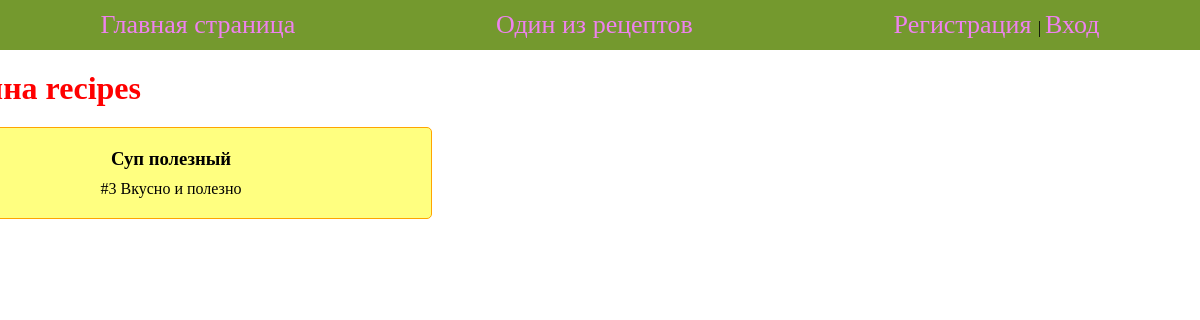
Before: /author_recipes/1/ with the older database file.
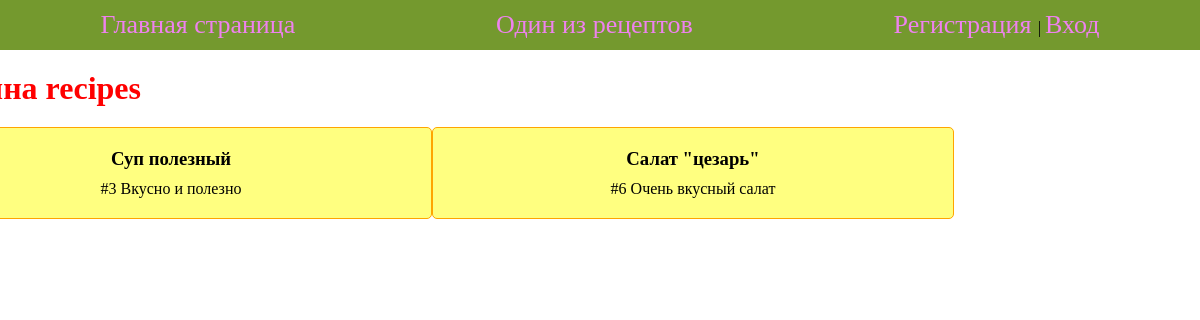
After: the same page with the newer database file.
### cookapp/models.py (models this page shows, shortened)
class RecipeModel(models.Model):
    title = models.CharField(max_length=200)
    description = models.TextField()
    steps = models.TextField()
    time = models.CharField(max_length=20)
    image = models.ImageField()
    author = models.ForeignKey(User, blank=True, null=True, on_delete=models.CASCADE)
    cathegories = models.ManyToManyField(CathegoryModel, default='new')

### cookapp/views.py (the view)
# urls.py: path('author_recipes/<int:author_id>/', author_recipes, name='author_recipes'),
def author_recipes(request, author_id):
    author = get_object_or_404(User, pk=author_id)
    recipes = RecipeModel.objects.filter(author=author)
    context = {'type':author, 'recipes':recipes}
    return render(request, 'recipe_page.html', context)

### cookapp/templates/recipe_page.html
{% extends 'base.html' %}
{% block content %}
<h1 class="title"> {{type}} recipes</h1>
<div class="recipes_block">
    {% for recipe in recipes %}
        <div class="recipe_card">
            <h3>{{recipe.title}}</h3>
            <p>#{{recipe.pk}} {{recipe.description}} </p>
        </div>
    {% endfor %}
</div>
{% endblock %}

### cookapp/templates/base.html (shortened to what this page needs)
<!DOCTYPE html>
{% load static %}
<html lang="en">
<head>
    <link rel="stylesheet" href="{% static 'style.css' %}" />
<body >
    {% block mainmenu %}
    <div class="header">
        <a class="nav_link" href="{% url 'cookapp:index' %}">Главная страница</a>
        <a class="nav_link" href="{% url 'cookapp:one_recipe' %}">Один из рецептов</a>
        <div width="200">
            {% if not user.is_authenticated %}<a class="nav_link" href="{% url 'cookapp:register' %}">  Регистрация </a>  | <a class="nav_link" href="{% url 'cookapp:login' %}">  Вход </a>  {% else %} <a class="nav_link" href="{% url 'cookapp:login' %}">  Выход  </a>{% endif %}</div>
    </div>
    {% endblock %}
    {% block content %} {% endblock %}
</body>
</html>

### cookapp/static/style.css (style rules this page uses)
* { margin: 0; padding: 0; }
a { text-decoration: none; font-size: 26px; }
.header { height: 50px; background-color: #74992e; display: flex; justify-content: space-around; align-items: center; }
.nav_link { color: violet; }
.title { margin: 20px 0 20px calc((100% - 1530px) / 4); color: red; }
.recipes_block { display: flex; flex-wrap: wrap; row-gap: 40px; column-gap: calc((100% - 1560px) / 4); margin-left: calc((100% - 1560px) / 4); }
.recipe_card { background-color:rgb(255, 255, 128); width: 520px; padding: 20px 0 20px 0; display: flex; flex-direction: column; align-items: center; row-gap: 10px; border: 1px solid orange; border-radius: 5px; }

Changed rows visible on the page:
added RecipeModel: title "Салат \"цезарь\"", pk "6", description "Очень вкусный салат"
